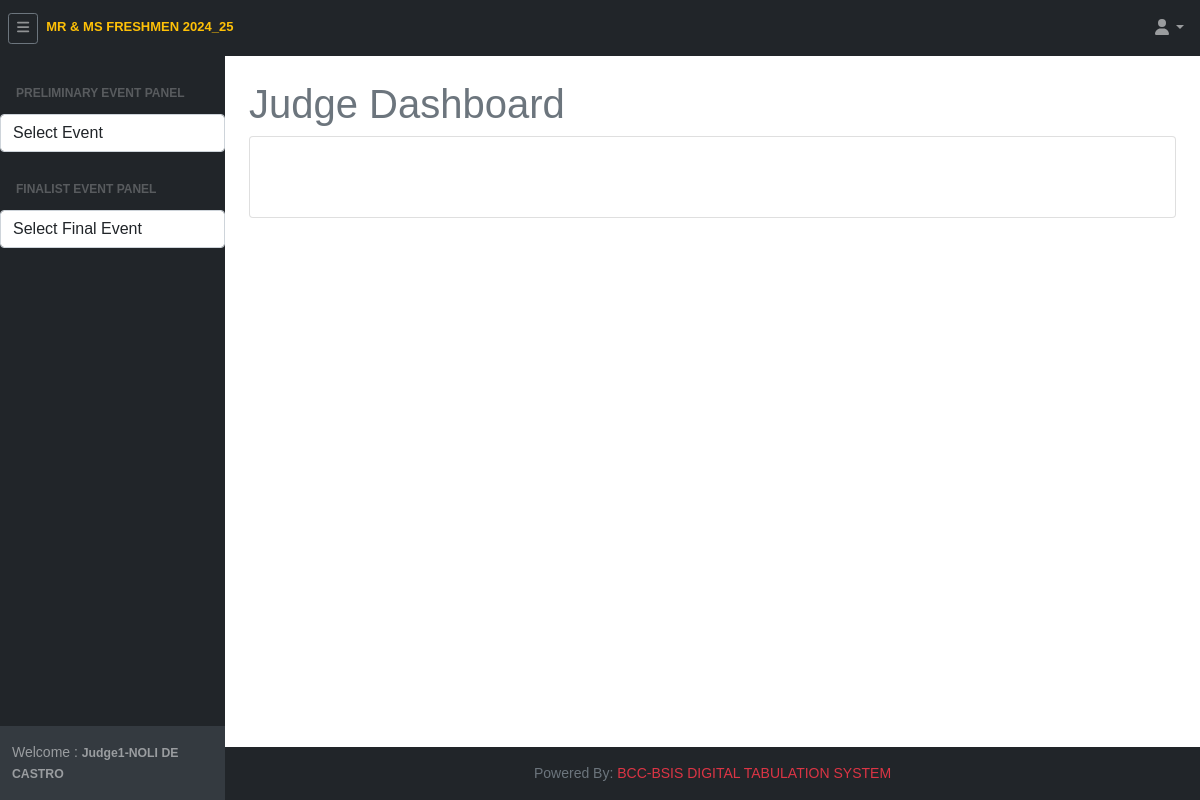
Screenshot of /tri.judge/judgeHome.php (signed in) with the database file from the repository.
### tables this page shows
CREATE TABLE `setting` (
  `id` int(11) NOT NULL AUTO_INCREMENT,
  `condition_final` varchar(10) DEFAULT NULL,
  `pageant_name` varchar(255) DEFAULT NULL,
  `isGeneral` varchar(4) DEFAULT NULL,
  `logo` varchar(255) DEFAULT NULL,
  `cover_photo` varchar(255) DEFAULT NULL,
  `weighted_scoring` tinyint(4) DEFAULT NULL,
  PRIMARY KEY (`id`)
);

CREATE TABLE `user` (
  `id` int(11) NOT NULL AUTO_INCREMENT,
  `code` varchar(16) DEFAULT NULL,
  `username` varchar(90) DEFAULT NULL,
  `password` varchar(255) DEFAULT NULL,
  `name` varchar(45) DEFAULT NULL,
  `types` varchar(45) DEFAULT NULL,
  `category` varchar(15) DEFAULT NULL,
  `is_both` tinyint(1) DEFAULT NULL,
  `status` tinyint(1) DEFAULT NULL,
  `added_by` varchar(16) DEFAULT NULL,
  `added_timestamp` timestamp NULL DEFAULT NULL,
  `updated_by` varchar(16) DEFAULT NULL,
  `updated_timestamp` timestamp NULL DEFAULT NULL,
  PRIMARY KEY (`id`)
);

### include/settings.php (called while the page is built, shortened)
<?php
$settings = mysqli_query($db, "SELECT * FROM setting") or die('query failed');
if(mysqli_num_rows($settings) > 0){
            $fetchSettings = mysqli_fetch_assoc($settings);
}
?>

### include/judgeinclude/judgeSession.php (called while the page is built, shortened)
<?php
$judge = $_SESSION['judge'];
?>

### tri.judge/judgeHome.php (the view, shortened to what this page needs)
<?php
    require '../include/connector/dbconn.php';
    require '../include/judgeinclude/judgeSession.php';
    include "../include/settings.php";
?>
<!DOCTYPE html>
<html lang="en">
    <head>
        <link href="../css/dataTable.css" rel="stylesheet" />
        <link href="../css/styles.css" rel="stylesheet" />
        <link rel="stylesheet" href="../css/jquery-ui.min.css">
    </head>
    <body class="sb-nav-fixed">
    <?php include "../include/topNav.php";?>
        <div id="layoutSidenav">
            <div id="layoutSidenav_nav">
            <?php include "../include/judgeinclude/judgeSideNav.php";?>
            </div>
            <div id="layoutSidenav_content">
                <main>
                <div class="container-fluid px-4">
                        <h1 class="mt-4 text-muted">Judge Dashboard</h1>
                            <section class="mb-3">
                                <div class="card">
                                        <div class="card-body">
                                        </div>
                                </div>
                            </section>
                    </div>
                </main>
                <?php include "../include/footer.php";?>
            </div>
        </div>
</body>
</html>

### include/topNav.php (shortened to what this page needs)
<nav class="sb-topnav navbar navbar-expand navbar-dark bg-dark">
            <?php
                $brandLink = '../tri.judge/judgeHome.php';
                $pageantName = isset($fetchSettings['pageant_name']) && $fetchSettings['pageant_name'] !== '' ? htmlspecialchars($fetchSettings['pageant_name']) : 'Pageant';
            ?>
            <button class="btn btn-link btn-sm order-1 order-lg-0 me-3 me-lg-0 ms-2 border border-secondary" id="sidebarToggle" href="#!"><i class="fas fa-bars"></i></button>
            <a class="navbar-brand ms-2 mb-2" href="<?= $brandLink ?>"><b class="text-warning" style="font-size: small;"><?= $pageantName ?></b></a>
            <ul class="navbar-nav me-2 ms-auto">
                <li class="nav-item dropdown">
                    <a class="nav-link dropdown-toggle" id="navbarDropdown" href="#" role="button" data-bs-toggle="dropdown" aria-expanded="false"><i class="fas fa-user fa-fw"></i></a>
                </li>
            </ul>
</nav>

### include/judgeinclude/judgeSideNav.php (shortened to what this page needs)
<?php
         $select = mysqli_query($db, "SELECT * FROM user WHERE code = '$judge' ") or die('query failed');
         if(mysqli_num_rows($select) > 0){
            $fetch = mysqli_fetch_assoc($select);
         }
?>
<div id="layoutSidenav_nav">
                <nav class="sb-sidenav accordion sb-sidenav-dark" id="sidenavAccordion">
                    <div class="sb-sidenav-menu">
                        <div class="nav category-buttons">
                            <div class="sb-sidenav-menu-heading">Preliminary Event Panel</div>
                            <?php
                                $eventCategoryQuery = eventListPreliminary;
                                $resultEventCategory = mysqli_query($db, $eventCategoryQuery);
                                if ($resultEventCategory->num_rows > 0) {
                                    echo '<select class="event_category form-control">';
                                    echo '<option value="" selected>Select Event</option>';
                                    echo '</select>';
                                }
                            ?>
                            <div class="sb-sidenav-menu-heading">Finalist Event Panel</div>
                            <?php
                                $eventFinalQuery = eventListFinal;
                                $resultEventFinal = mysqli_query($db, $eventFinalQuery);
                                if ($resultEventFinal->num_rows > 0) {
                                    echo '<select class="event_category_final form-control">';
                                    echo '<option value="" selected>Select Final Event</option>';
                                    echo '</select>';
                                }
                            ?>
                        </div>
                    </div>
                    <div class="sb-sidenav-footer py-3 ">
                        <div class="small">Welcome :
                            <small class="fw-bold"><?= $fetch['name']; ?></small>
                        </div>
                    </div>
                </nav>
            </div>

### tri.judge/judgeHome.php (style rules this page uses)
body { margin: 0; background-size: cover; background-position: center; background-repeat: no-repeat; background-attachment: fixed; font-family: Arial; }

### rows the page displays
setting: pageant_name "MR & MS FRESHMEN 2024_25"
user: name "Judge1-NOLI DE CASTRO"
